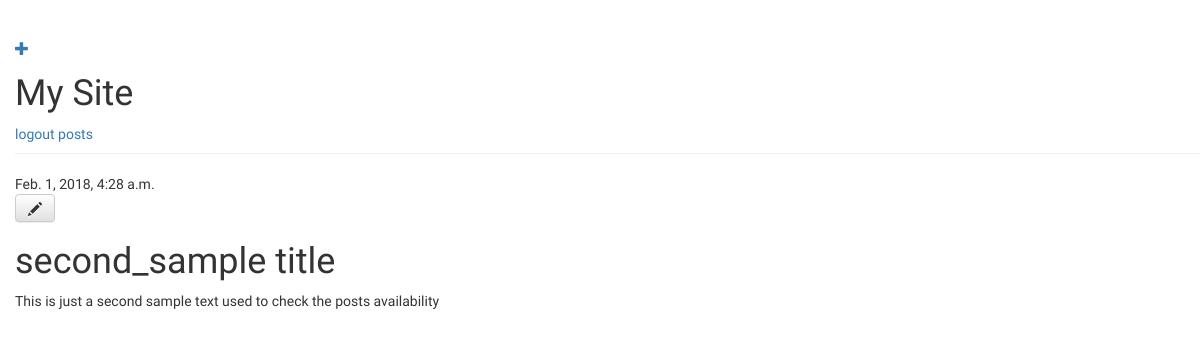
Page /posts/2/ (signed in) on the committed database.
### userblog/models.py (models this page shows, shortened)
class UserPost(models.Model):
    author = models.ForeignKey('auth.User', on_delete =models.CASCADE)
    title = models.CharField(max_length=200)
    text = models.TextField()
    created_date = models.DateTimeField(default=timezone.now)
    published_date = models.DateTimeField(blank=True, null=True)
    category = models.CharField(max_length=6, choices=CATEGORY_CHOICES, default='itposts')

### userblog/views.py (the view)
# urls.py: url(r'^posts/(?P<pk>\d+)/$', core_views.userpost_detail, name='userpost_detail'),
@login_required
def userpost_detail(request, pk):
    post = get_object_or_404(UserPost, pk=pk)
    return render(request, 'userblog/userpost_detail.html', {'post': post})

### userblog/templates/userblog/userpost_detail.html
{% extends 'userblog/base.html' %}
{% block content %}
    <div class="post">
        {% if post.published_date %}
            <div class="date">
                {{ post.published_date }}
            </div>
        {% endif %}
        {% if user.is_authenticated %}
          <a class="btn btn-default" href="{% url 'userpost_edit' pk=post.pk %}"><span class="glyphicon glyphicon-pencil"></span></a>
        {% endif %}
        <h1>{{ post.title }}</h1>
        <p>{{ post.text|linebreaksbr }}</p>
    </div>
{% endblock %}

### userblog/static/css/userblog.css (style rules this page uses)
body { padding-left: 15px; font-family: 'Lobster'; }

### rows in the picture
UserPost: published_date "Feb. 1, 2018, 4:28 a.m.", title "second_sample title", text "This is just a second sample text used to check the posts availability"
